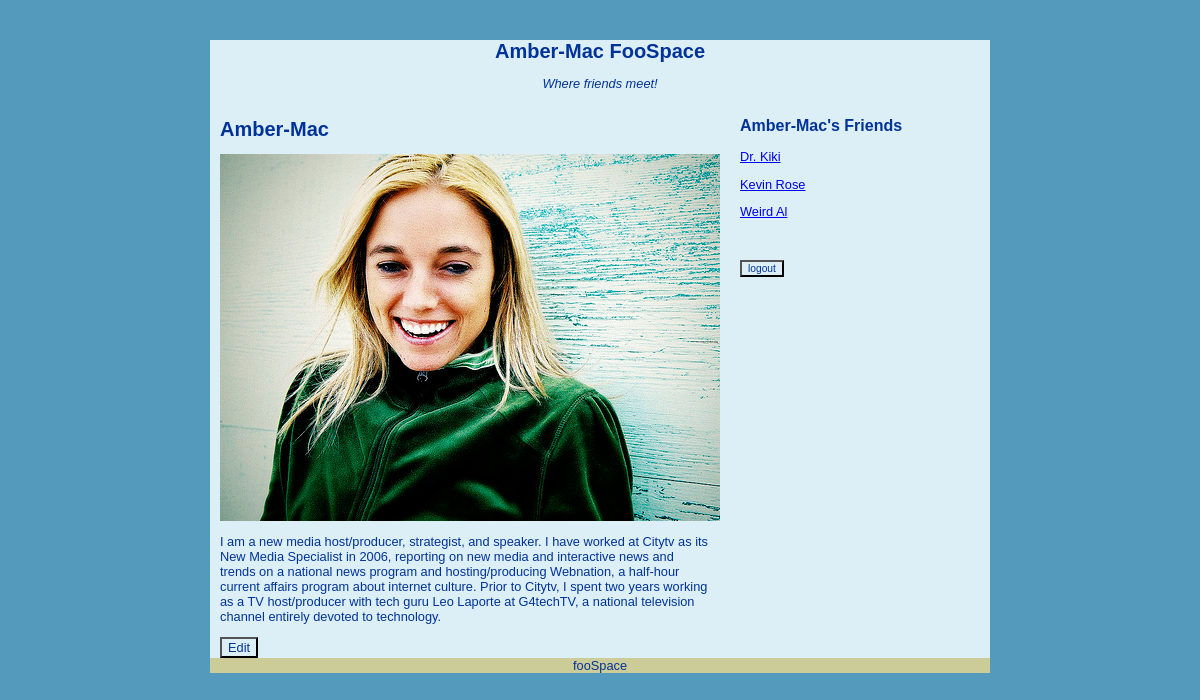
The page / (signed in) on the database its author committed.
### tables this page shows
CREATE TABLE IF NOT EXISTS `users` (
  `id` int(11) NOT NULL AUTO_INCREMENT,
  `username` varchar(20) NOT NULL,
  `password` varchar(40) NOT NULL,
  `displayname` varchar(25) NOT NULL,
  `pic` varchar(40) NOT NULL,
  PRIMARY KEY (`id`)
);

CREATE TABLE IF NOT EXISTS `aboutme` (
  `id` int(11) NOT NULL,
  `entry` blob NOT NULL
);

CREATE TABLE IF NOT EXISTS `friends` (
  `id` int(11) NOT NULL,
  `friend` int(11) NOT NULL,
  PRIMARY KEY (`id`,`friend`)
);

### index.php (the view, shortened to what this page needs)
<!DOCTYPE html PUBLIC "-//W3C//DTD XHTML 1.0 Transitional//EN"
  "http://www.w3.org/TR/xhtml1/DTD/xhtml1-transitional.dtd">
<html xmlns="http://www.w3.org/1999/xhtml" xml:lang="en" lang="en">
<head>
  <link rel="stylesheet" type="text/css" href="style.css" />
</head>
<body>
<div id="wrap">
    <?php include "db_connect.php"; include("header.php"); ?>
	<div id="main">
	  <?php
	  	if (!isset($_SESSION['user_id']))
	  	{
	  		 echo"<form method=\"post\" action=\"index.php\">";
    		echo "<label for=\"username\">Username:</label><input type=\"text\" id=\"username\" name=\"username\" /><br />";
            echo "<label for=\"pw\">Password:</label><input type=\"password\" id=\"pw\" name=\"pw\" /><br />";
           echo "<input type=\"submit\" value=\"Login\" name=\"submit\" /></form>";
	  	}
	  	else
	  	{
	  		$id = $_SESSION['user_id'];
	  		if (isset($_GET['view']))
	  		{
	  			$view = $_GET['view'];
	  	    }
	  	    else
	  	    {
	  	        $view = $id;
	  	    }
		  $query = "select * from users WHERE id = '$view'";
		  $result = mysqli_query($db, $query);
		  if ($row = mysqli_fetch_array($result))
		  {
		   $name = $row['displayname'];
		   $pic = $row['pic'];
		   echo "<h1>$name</h1>\n";
		   echo "<img src= \"pics/$pic\" />";
		   }
		   $query = "select * from aboutme WHERE id = '$view'";
		  $result = mysqli_query($db, $query);
		  if ($row = mysqli_fetch_array($result))
		  {
		   $about = $row['entry'];
		   echo "<p>$about</p>\n";
		   }
		   if ($id == $view)
		   {
		      echo"<form method=\"post\" action=\"edit.php\">";
		      echo "<input type=\"submit\" value=\"Edit\" name=\"submit\" /></form>";
		   }
	 }
	  	?>
	</div>
    <?php include("sidebar.php"); ?>
	<div id="footer"><p>fooSpace</p></div>
</div>
</body>
</html>

### header.php
<?php
 if (isset($_SESSION['user_id']))
 {
      $id = $_SESSION['user_id'];
      $name = "FAFA";
      $query = "select * from users WHERE id = '$id'";
	  $result = mysqli_query($db, $query);
	  if ($row = mysqli_fetch_array($result))
	  {
	       $name = $row['displayname'];
	  }
 }
 else
 {
     $name = "";
 }
?>
<div id="header"><a style="text-decoration:none" href="index.php"><h1><?php echo $name ?> FooSpace</h1></a></div>
<div id="nav"><p><i>Where friends meet!</i></p></div>

### sidebar.php (shortened to what this page needs)
<div id="sidebar">
<?php
      if (isset($_SESSION['user_id']))
      {
	    echo "<h2>$name's Friends</h2>";
		$query = "select * from friends where id = $view";
		$result = mysqli_query($db, $query);
           while ($row = mysqli_fetch_array($result))
           {
               $friend = $row['friend'];
           	$query2 = "select * from users where id = $friend";
           	$result2 = mysqli_query($db, $query2);
           	if  ($row2 = mysqli_fetch_array($result2))
           	{
           		$dname = $row2['displayname'];
           	    echo "<p><a href=\"index.php?view=$friend\">$dname</a></p>";
           	}
           }
           if ($id == $view)
           {
                echo "<p>&nbsp;</p><form method=\"post\" action=\"index.php\">";
           echo "<p><input type=\"submit\" value=\"logout\" /></p>";
           }
   }
   else
   {
   	echo "<p><b>Welcome to fooSpace</b></p>";
   }
?>
</div>

### style.css (style rules this page uses)
body { padding: 0; margin: 0; background-color: #549abc; color: #000; text-align: center; }
#wrap { width: 780px; margin-top: 40px; margin-right: auto; margin-left: auto; background: #dceef6; }
#main { float: left; width: 490px; text-align: left; padding-left: 10px; background-color: #dceef6; }
#sidebar { float: right; width: 250px; background: #dceef6; text-align: left; padding-left: 10px margin-right: 20px; }
#footer { clear: both; background: #cc9; }
h1 { color: #039; background-color: transparent; font-family: "Lucida Sans Unicode", "Lucida Grande", Sans-Serif; font-size: 20px; }
h2 { color: #039; background-color: transparent; font-family: "Lucida Sans Unicode", "Lucida Grande", Sans-Serif; font-size: 16px; }
p { color: #039; background-color: transparent; font-family: "Lucida Sans Unicode", "Lucida Grande", Sans-Serif; font-size: 0.8em; }
input { color: #039; background-color: transparent; font-family: "Lucida Sans Unicode", "Lucida Grande", Sans-Serif; font-size: 0.8em; }

### rows shown on the page
users: displayname "Amber-Mac", pic (picture)
aboutme: entry "I am a new media host/producer, strategist, and speaker. I have worked at Citytv as its New Media Specialist in 2006, reporting on new media and interactive news and trends on a national news program and hosting/producing Webnation, a half-hour current affairs program about internet culture. Prior to Citytv, I spent two years working as a TV host/producer with tech guru Leo Laporte at G4techTV, a national television channel entirely devoted to technology."
friends: users.displayname "Dr. Kiki"
friends: users.displayname "Kevin Rose"
friends: users.displayname "Weird Al"
